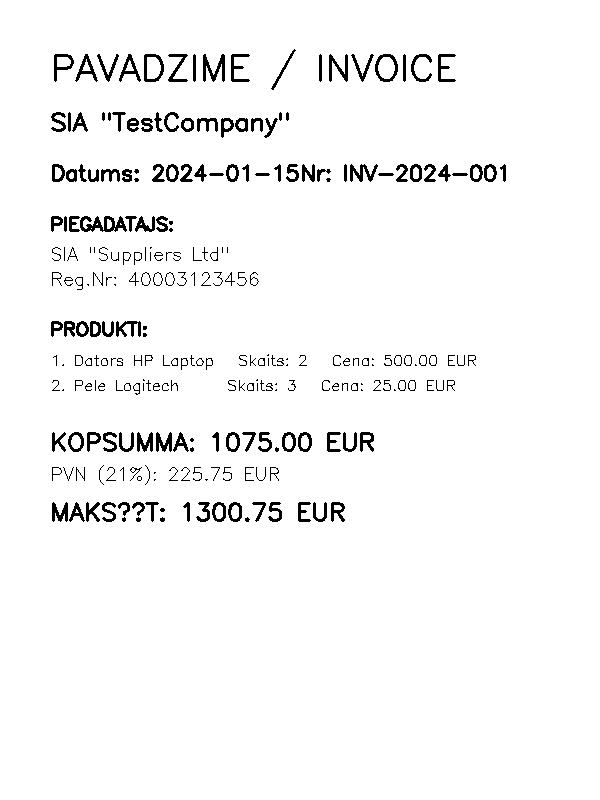
#> input picture backend/uploads/test_invoice.png, 600 x 800 px; its folder holds only this picture in this run
$ python -i image_preprocessor.py   (imports and definitions only)
#> lines starting #> are read from the running program, lines starting #| are printed output that depends on the picture; after the words box and inside, x2 and y2 are one past the last pixel; in counts of white or black regions, pixels touching at a corner belong together
"""
Attēlu priekšapstrādes modulis
Uzlabo attēlu kvalitāti OCR procesam
"""

import cv2
import numpy as np
from PIL import Image, ImageEnhance, ImageFilter, ImageOps
import logging
from typing import Tuple, Optional, Union
from pathlib import Path
import os

logger = logging.getLogger(__name__)

class ImagePreprocessor:
    """Attēlu priekšapstrādes klase OCR kvalitātes uzlabošanai"""

    def __init__(self):
        self.temp_dir = Path("temp/preprocessed")
        self.temp_dir.mkdir(parents=True, exist_ok=True)

    def preprocess_image(self, image_path: str, save_steps: bool = False) -> str:
        """
        Galvenā priekšapstrādes funkcija

        Args:
            image_path: Ceļš uz oriģinālo attēlu
            save_steps: Vai saglabāt katru apstrādes soli (debug)

        Returns:
            str: Ceļš uz priekšapstrādāto attēlu
        """
#> called with image_path = '../../../uploads/test_invoice.png', save_steps = False
        try:
            # Ielādēt attēlu
            image = cv2.imread(image_path)
#> image is the input picture: shape (800, 600, 3); 96.5% white; 264 black regions (63 under 20 px), largest, box (x1, y1, x2, y2) and area: (80, 216, 127, 232) 412, (203, 54, 225, 82) 295, (350, 164, 378, 182) 238
            if image is None:
                raise ValueError(f"Nevarēja ielādēt attēlu: {image_path}")

            original_name = Path(image_path).stem
            step_counter = 0

            if save_steps:
                self._save_step(image, original_name, step_counter, "original")
                step_counter += 1

            # 1. Izmēra normalizācija (ja pārāk mazs vai liels)
            image = self._normalize_size(image)
            if save_steps:
                self._save_step(image, original_name, step_counter, "resized")
                step_counter += 1

            # 2. Rotācijas korekcija
            image = self._correct_rotation(image)
            if save_steps:
                self._save_step(image, original_name, step_counter, "rotated")
                step_counter += 1

            # 3. Trokšņa samazināšana
            image = self._denoise(image)
            if save_steps:
                self._save_step(image, original_name, step_counter, "denoised")
                step_counter += 1

            # 4. Kontrasta uzlabošana
            image = self._enhance_contrast(image)
            if save_steps:
                self._save_step(image, original_name, step_counter, "contrast")
                step_counter += 1

            # 5. Binarizācija (melnbalts)
            image = self._binarize(image)
            if save_steps:
                self._save_step(image, original_name, step_counter, "binary")
                step_counter += 1

            # 6. Morfologiskās operācijas
            image = self._morphological_operations(image)
            if save_steps:
                self._save_step(image, original_name, step_counter, "morphology")

            # Saglabāt finālo rezultātu
            output_path = self.temp_dir / f"{original_name}_processed.png"
            cv2.imwrite(str(output_path), image)

            logger.info(f"Attēls priekšapstrādāts: {output_path}")
            return str(output_path)

        except Exception as e:
            logger.error(f"Kļūda priekšapstrādējot attēlu {image_path}: {e}")
            return image_path  # Atgriež oriģinālo, ja kļūda

    def _normalize_size(self, image: np.ndarray, target_dpi: int = 300) -> np.ndarray:
        """
        Normalizē attēla izmēru optimālam OCR

        Args:
            image: OpenCV attēls
            target_dpi: Mērķa DPI vērtība

        Returns:
            np.ndarray: Izmēra normalizēts attēls
        """
#> called with target_dpi = 300
        height, width = image.shape[:2]
#> height = 800; width = 600

        # Minimālais izmērs OCR kvalitātei
        min_height = 600
        min_width = 800

        # Ja attēls pārāk mazs, palielinām
        if height < min_height or width < min_width:
            scale_factor = max(min_height / height, min_width / width)
#> scale_factor = 1.33
            new_height = int(height * scale_factor)
#> new_height = 1066
            new_width = int(width * scale_factor)
#> new_width = 800

            image = cv2.resize(image, (new_width, new_height), interpolation=cv2.INTER_CUBIC)
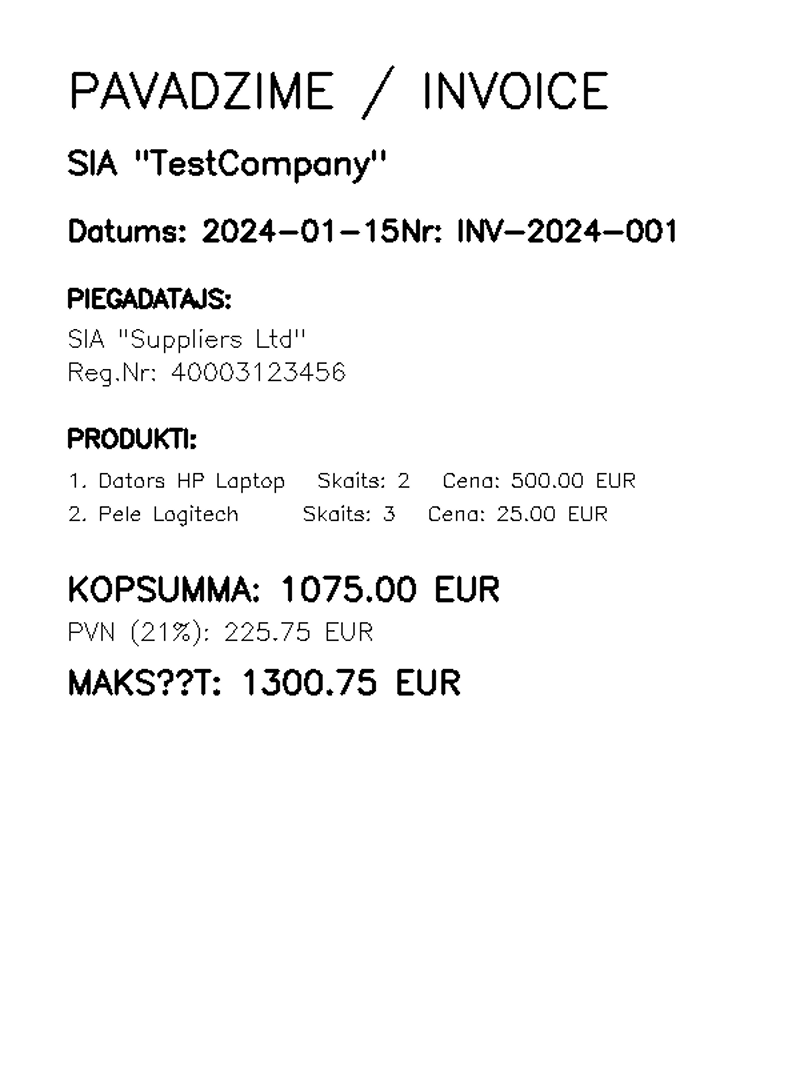
#> image: shape (1066, 800, 3); min 0, max 255, mean 245.9
            logger.debug(f"Attēls palielināts: {width}x{height} -> {new_width}x{new_height}")

        # Ja attēls pārāk liels (>4000px), samazinām
        elif height > 4000 or width > 4000:
            scale_factor = min(4000 / height, 4000 / width)
            new_height = int(height * scale_factor)
            new_width = int(width * scale_factor)

            image = cv2.resize(image, (new_width, new_height), interpolation=cv2.INTER_AREA)
            logger.debug(f"Attēls samazināts: {width}x{height} -> {new_width}x{new_height}")

        return image

    def _correct_rotation(self, image: np.ndarray) -> np.ndarray:
        """
        Koriģē attēla rotāciju, izmantojot teksta līniju analīzi

        Args:
            image: OpenCV attēls

        Returns:
            np.ndarray: Rotācijas koriģēts attēls
        """
        try:
            # Konvertē uz pelēktoņu
            gray = cv2.cvtColor(image, cv2.COLOR_BGR2GRAY)

            # Atrod malas
            edges = cv2.Canny(gray, 100, 200, apertureSize=3)
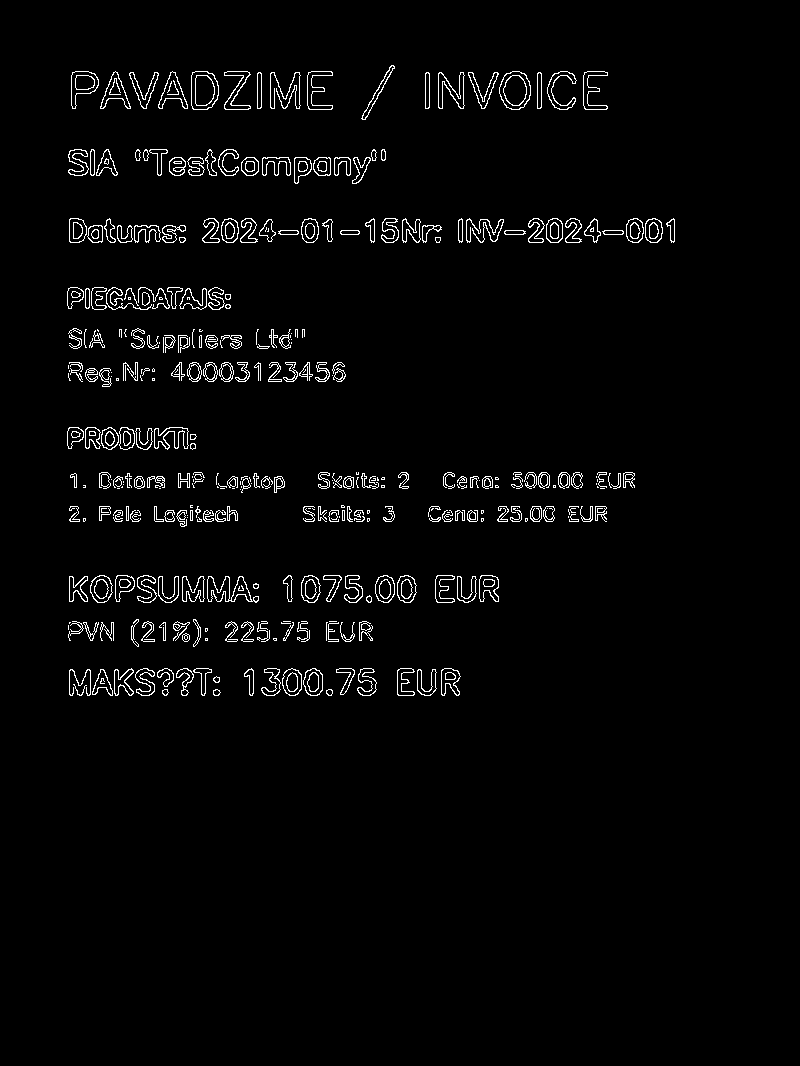
#> edges: shape (1066, 800); 2.5% white in thin lines or dots, all inside (x1, y1, x2, y2) = (67, 65, 675, 696)

            # Hough līniju detekcija
            lines = cv2.HoughLines(edges, 1, np.pi/180, threshold=100)
#> lines = 74 rows, first 8: [519, 1.57], [230, 1.57], [521, 1.57], [486, 1.57], [242, 1.57], [234, 1.57], [238, 1.57], [244, 1.54]

            if lines is not None:
                angles = []
                for rho, theta in lines[:20]:  # Analizē tikai pirmo 20 līniju
                    angle = theta * 180 / np.pi
                    # Normalizē leņķi
                    if angle > 90:
                        angle = angle - 180
                    angles.append(angle)
#> this loop made 0 passes
#> after the loop, angles = []

                # Aprēķina vidējo rotācijas leņķi
                if angles:
                    rotation_angle = np.median(angles)

                    # Rotē attēlu tikai ja leņķis > 0.5 grādi
                    if abs(rotation_angle) > 0.5:
                        center = (image.shape[1]//2, image.shape[0]//2)
                        rotation_matrix = cv2.getRotationMatrix2D(center, rotation_angle, 1.0)
                        image = cv2.warpAffine(image, rotation_matrix, (image.shape[1], image.shape[0]),
                                             flags=cv2.INTER_CUBIC, borderMode=cv2.BORDER_REPLICATE)
                        logger.debug(f"Attēls pagriezts par {rotation_angle:.2f} grādiem")

        except Exception as e:
            logger.warning(f"Nevarēja koriģēt rotāciju: {e}")

        return image

    def _denoise(self, image: np.ndarray) -> np.ndarray:
        """
        Samazina troksni attēlā

        Args:
            image: OpenCV attēls

        Returns:
            np.ndarray: Trokšņa samazināts attēls
        """
        # Non-local means denoising
        if len(image.shape) == 3:  # Krāsains attēls
            denoised = cv2.fastNlMeansDenoisingColored(image, None, 10, 10, 7, 21)
        else:  # Pelēktoņu attēls
            denoised = cv2.fastNlMeansDenoising(image, None, 10, 7, 21)

        return denoised

    def _enhance_contrast(self, image: np.ndarray) -> np.ndarray:
        """
        Uzlabo attēla kontrastu

        Args:
            image: OpenCV attēls

        Returns:
            np.ndarray: Kontrasta uzlabots attēls
        """
        # CLAHE (Contrast Limited Adaptive Histogram Equalization)
        if len(image.shape) == 3:
            # Krāsainiem attēliem - konvertē uz LAB krāsu telpu
            lab = cv2.cvtColor(image, cv2.COLOR_BGR2LAB)
#> lab: shape (1066, 800, 3); mean of channels 0, 1, 2 245.1, 128, 128
            clahe = cv2.createCLAHE(clipLimit=3.0, tileGridSize=(8,8))
            lab[:,:,0] = clahe.apply(lab[:,:,0])
#> lab: shape (1066, 800, 3); mean of channels 0, 1, 2 245.2, 128, 128
            image = cv2.cvtColor(lab, cv2.COLOR_LAB2BGR)
        else:
            # Pelēktoņu attēliem
            clahe = cv2.createCLAHE(clipLimit=3.0, tileGridSize=(8,8))
            image = clahe.apply(image)

        return image

    def _binarize(self, image: np.ndarray) -> np.ndarray:
        """
        Pārveido attēlu uz melnbaltu (binarizācija)

        Args:
            image: OpenCV attēls

        Returns:
            np.ndarray: Binarizēts attēls
        """
        # Konvertē uz pelēktoņu, ja vajag
        if len(image.shape) == 3:
            gray = cv2.cvtColor(image, cv2.COLOR_BGR2GRAY)
        else:
            gray = image.copy()

        # Adaptive threshold - labāk strādā ar dažādu apgaismojumu
        binary = cv2.adaptiveThreshold(
            gray, 255, cv2.ADAPTIVE_THRESH_GAUSSIAN_C,
            cv2.THRESH_BINARY, 11, 2
        )
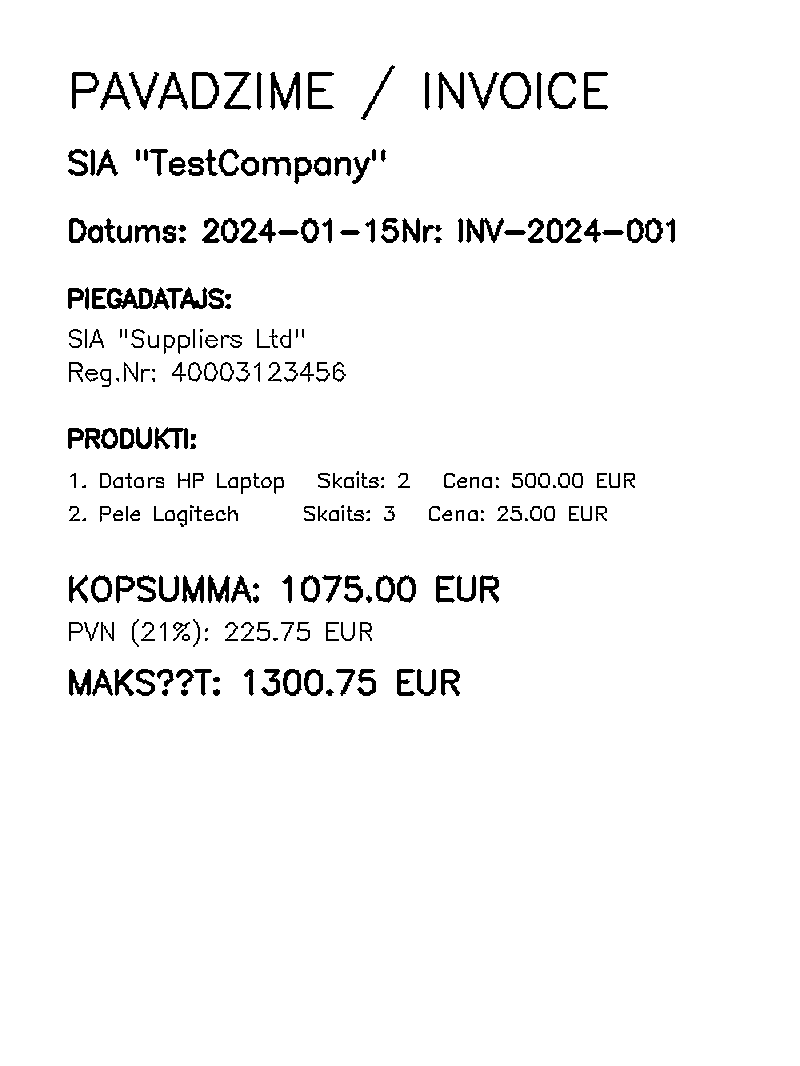
#> binary: shape (1066, 800); 96.1% white; 262 black regions (26 under 20 px), largest, box (x1, y1, x2, y2) and area: (107, 287, 170, 310) 730, (270, 72, 300, 110) 524, (466, 218, 504, 243) 425

        return binary

    def _morphological_operations(self, image: np.ndarray) -> np.ndarray:
        """
        Morfologiskās operācijas teksta uzlabošanai

        Args:
            image: Binarizēts OpenCV attēls

        Returns:
            np.ndarray: Morfologiski uzlabots attēls
        """
        # Izveidojam kernel teksta tīrīšanai
        kernel = cv2.getStructuringElement(cv2.MORPH_RECT, (2, 2))

        # Opening - noņem mazos trokšņa punktus
        image = cv2.morphologyEx(image, cv2.MORPH_OPEN, kernel, iterations=1)
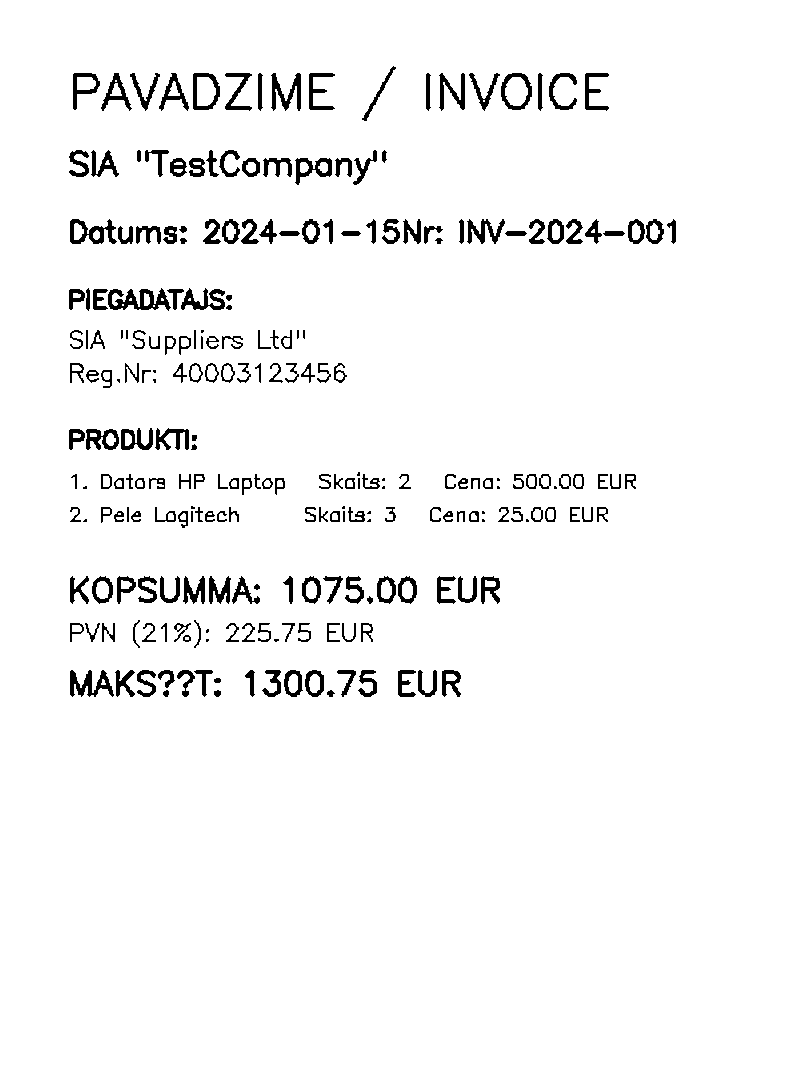
#> image: shape (1066, 800); 96.1% white; 247 black regions (26 under 20 px), largest, box (x1, y1, x2, y2) and area: (108, 288, 171, 311) 738, (70, 670, 114, 697) 576, (70, 219, 117, 244) 551

        # Closing - aiztaisa mazās starpes burtros
        kernel2 = cv2.getStructuringElement(cv2.MORPH_RECT, (1, 1))
        image = cv2.morphologyEx(image, cv2.MORPH_CLOSE, kernel2, iterations=1)

        return image

    # [88 lines left out: functions _save_step, preprocess_for_invoice, cleanup_temp_files, not called in this run]

>>> result = ImagePreprocessor().preprocess_image('../../../uploads/test_invoice.png')
